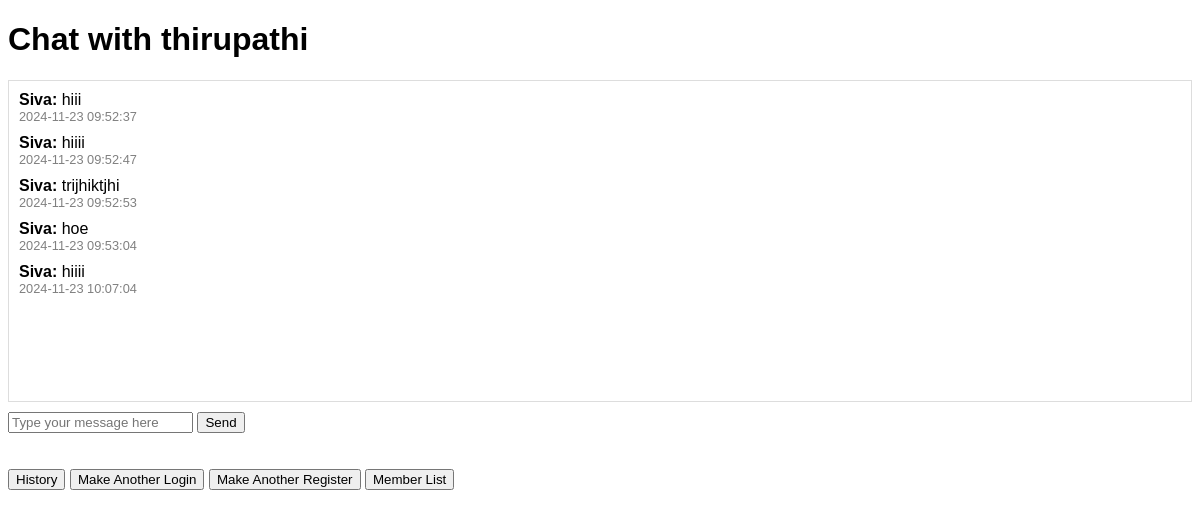
The page /chat/thirupathi/ (signed in) on the database its author committed.
### chat/models.py (models this page shows, shortened)
class Message(models.Model):
    sender = models.ForeignKey(User, related_name='sent_messages', on_delete=models.CASCADE)
    recipient = models.ForeignKey(User, related_name='received_messages', on_delete=models.CASCADE)
    content = models.TextField()
    timestamp = models.DateTimeField(default=now)

### chat/views.py (the view, shortened to what this page needs)
# urls.py: path('chat/<str:username>/', views.private_chat, name='private_chat'),
@login_required
def private_chat(request, username):
    recipient = get_object_or_404(User, username=username)
    messages = Message.objects.filter(
        Q(sender=request.user, recipient=recipient) | Q(sender=recipient, recipient=request.user)
    ).order_by('timestamp')
    return render(request, 'chat/private_message.html', {'recipient': recipient, 'messages': messages})

### chat/templates/chat/private_message.html (shortened to what this page needs)
<!DOCTYPE html>
<html>
<head>
</head>
<body>
    <h1>Chat with {{ recipient.username }}</h1>
    <div id="chat-box">
        {% for message in messages %}
            <div class="message">
                <span class="sender">{{ message.sender.username }}:</span>
                {{ message.content }}
                <div class="timestamp">{{ message.timestamp|date:"Y-m-d H:i:s" }}</div>
            </div>
        {% empty %}
            <p>No messages yet.</p>
        {% endfor %}
    </div>
    <form id="message-form">
        <input type="text" id="message-input" placeholder="Type your message here" required>
        <button type="submit">Send</button>
    </form>
    <br><br>
<a href="{% url 'chat_history' recipient.username %}"><button>History</button></a>
<a href="{% url 'login' %}"><button>Make Another Login</button></a>
<a href="{% url 'register' %}"><button>Make Another Register</button></a>
<a href="{% url 'member_list' %}"><button>Member List</button></a>
</body>
</html>

### chat/templates/chat/private_message.html (style rules this page uses)
body { font-family: Arial, sans-serif; }
#chat-box { border: 1px solid #ddd; height: 300px; overflow-y: auto; padding: 10px; margin-bottom: 10px; }
.message { margin-bottom: 10px; }
.message .sender { font-weight: bold; }
.message .timestamp { font-size: 0.8em; color: gray; }

### rows shown on the page
Message: sender.username "Siva", content "hiii", timestamp "2024-11-23 09:52:37"
Message: sender.username "Siva", content "hiiii", timestamp "2024-11-23 09:52:47"
Message: sender.username "Siva", content "trijhiktjhi", timestamp "2024-11-23 09:52:53"
Message: sender.username "Siva", content "hoe", timestamp "2024-11-23 09:53:04"
Message: sender.username "Siva", content "hiiii", timestamp "2024-11-23 10:07:04"

### other values the page prints
{{ recipient.username }} "thirupathi"
